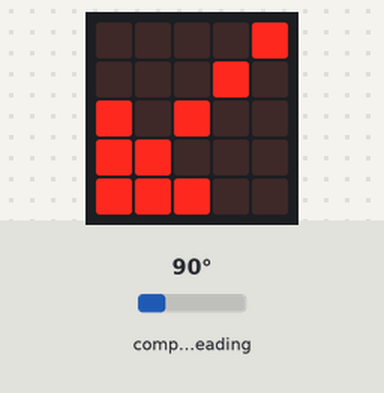
A program run on a simulated BBC micro:bit (MakeCode). On the bench: the board's 5×5 LED display. The inputs (shaded band) are chosen by the test bench; at power-on: compass heading 90°. The 48×5 strip is a reading aid, not a part: it shows the text the display is scrolling, unrolled, one strip-width of it at a time; the compass is already calibrated.

Above: at 7.5 s.
7.6 s: compass heading set to 7°
At 9.3 s:
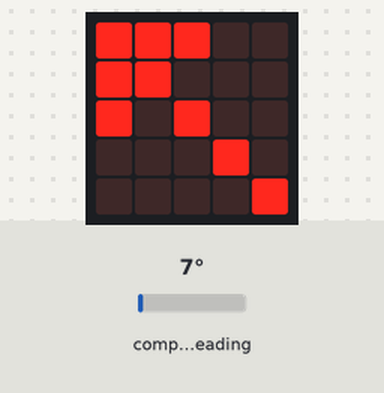
9.6 s: compass heading set to 180°
At 10.6 s:
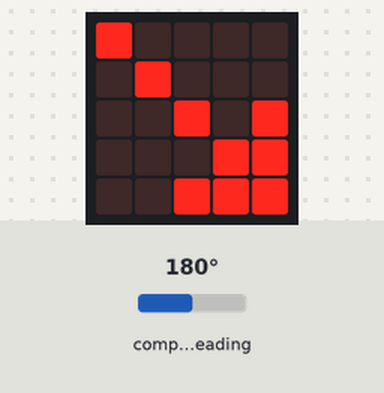
11.5 s: compass heading set to 269°
At 13.0 s:
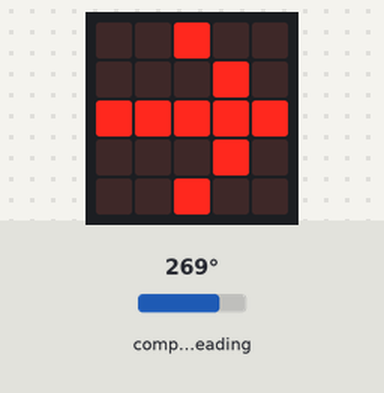
13.3 s: compass heading set to 86°
At 14.2 s:
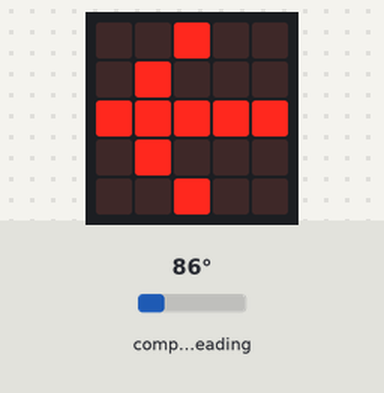
15.2 s: compass heading set to 139°
At 16.6 s:
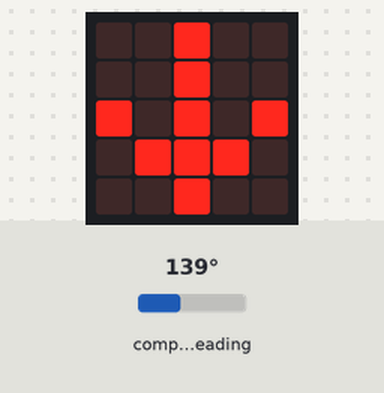
17.1 s: compass heading set to 90°
At 17.8 s:
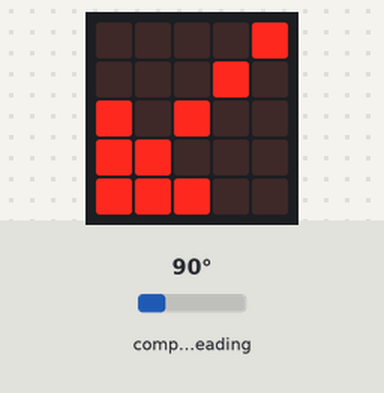
Timing chart, 0 to 19.9 s (numbered marks = the images above; inputs shaded):
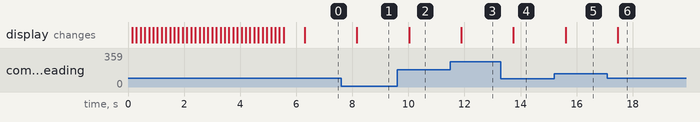

Measured:
- after the input at 7.6 s, the display: changes after 0.56 s (image 1)
- after the input at 9.6 s, the display: changes after 0.42 s (image 2)
- after the input at 11.5 s, the display: changes after 0.38 s (image 3)
- after the input at 13.3 s, the display: changes after 0.44 s (image 4)
- after the input at 15.2 s, the display: changes after 0.40 s (image 5)
- after the input at 17.1 s, the display: changes after 0.36 s (image 6)

The program:

main.ts
```typescript
let grados = 0
basic.showString("Hello!")
basic.forever(function () {
    grados = input.compassHeading()
    if (grados < 45) {
        basic.showArrow(ArrowNames.NorthWest)
    } else if (grados < 90) {
        basic.showArrow(ArrowNames.West)
    } else if (grados < 135) {
        basic.showArrow(ArrowNames.SouthWest)
    } else if (grados < 180) {
        basic.showArrow(ArrowNames.South)
    } else if (grados < 225) {
        basic.showArrow(ArrowNames.SouthEast)
    } else if (grados < 270) {
        basic.showArrow(ArrowNames.East)
    } else if (grados < 315) {
        basic.showArrow(ArrowNames.NorthEast)
    } else if (grados < 360) {
        basic.showArrow(ArrowNames.NorthWest)
    } else {
        basic.showArrow(ArrowNames.North)
    }
})
```

test.ts
```typescript
// aquí va el archivo "tests"; esto no se compilará cuando este paquete se utilice como una extensión.
```
